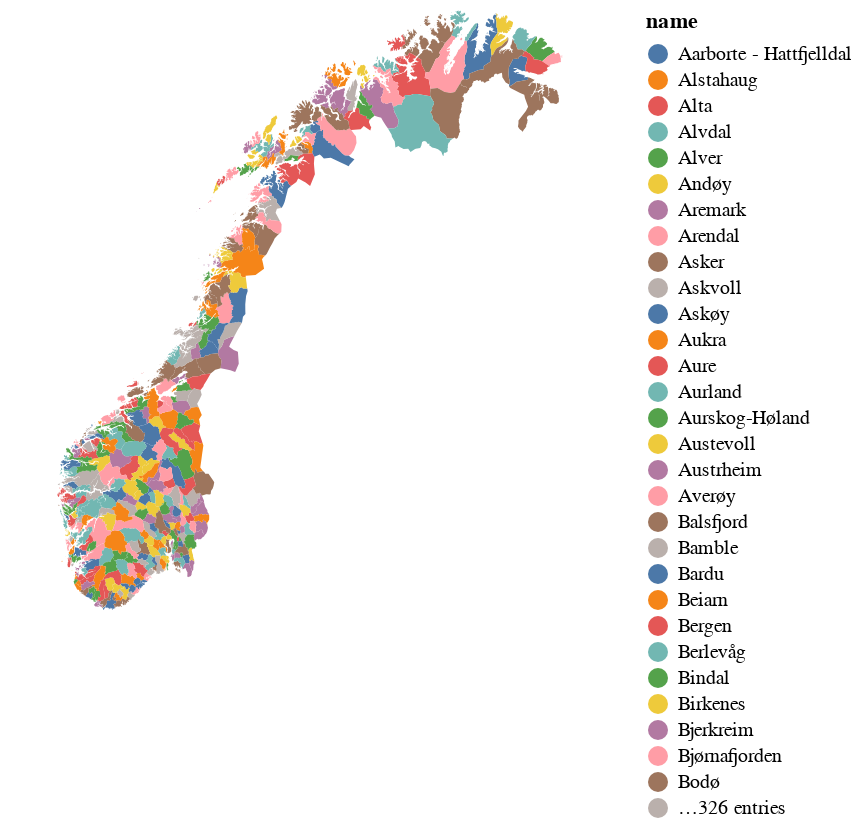

Source (notebook cell):
### Code cell
alt.Chart(gdf).mark_geoshape(
).project(
    type='identity',
    reflectY=True,
).encode(
    fill='name:N'
)

### Figure 1 — Vega-Lite specification as saved in the notebook (floating-point values rounded to 4 significant figures; data arrays with more than 128 entries replaced by an {"elided": "..."} marker saying what was removed)
{"config": {"view": {"continuousWidth": 300, "continuousHeight": 300}}, "data": {"name": "data-5b8752f88eff7607e04fa62ad6a0062b"}, "mark": {"type": "geoshape"}, "encoding": {"fill": {"field": "name", "type": "nominal"}}, "projection": {"reflectY": true, "type": "identity"}, "$schema": "https://vega.github.io/schema/vega-lite/v5.20.1.json", "datasets": {"data-5b8752f88eff7607e04fa62ad6a0062b": {"elided": "357 records"}}}
